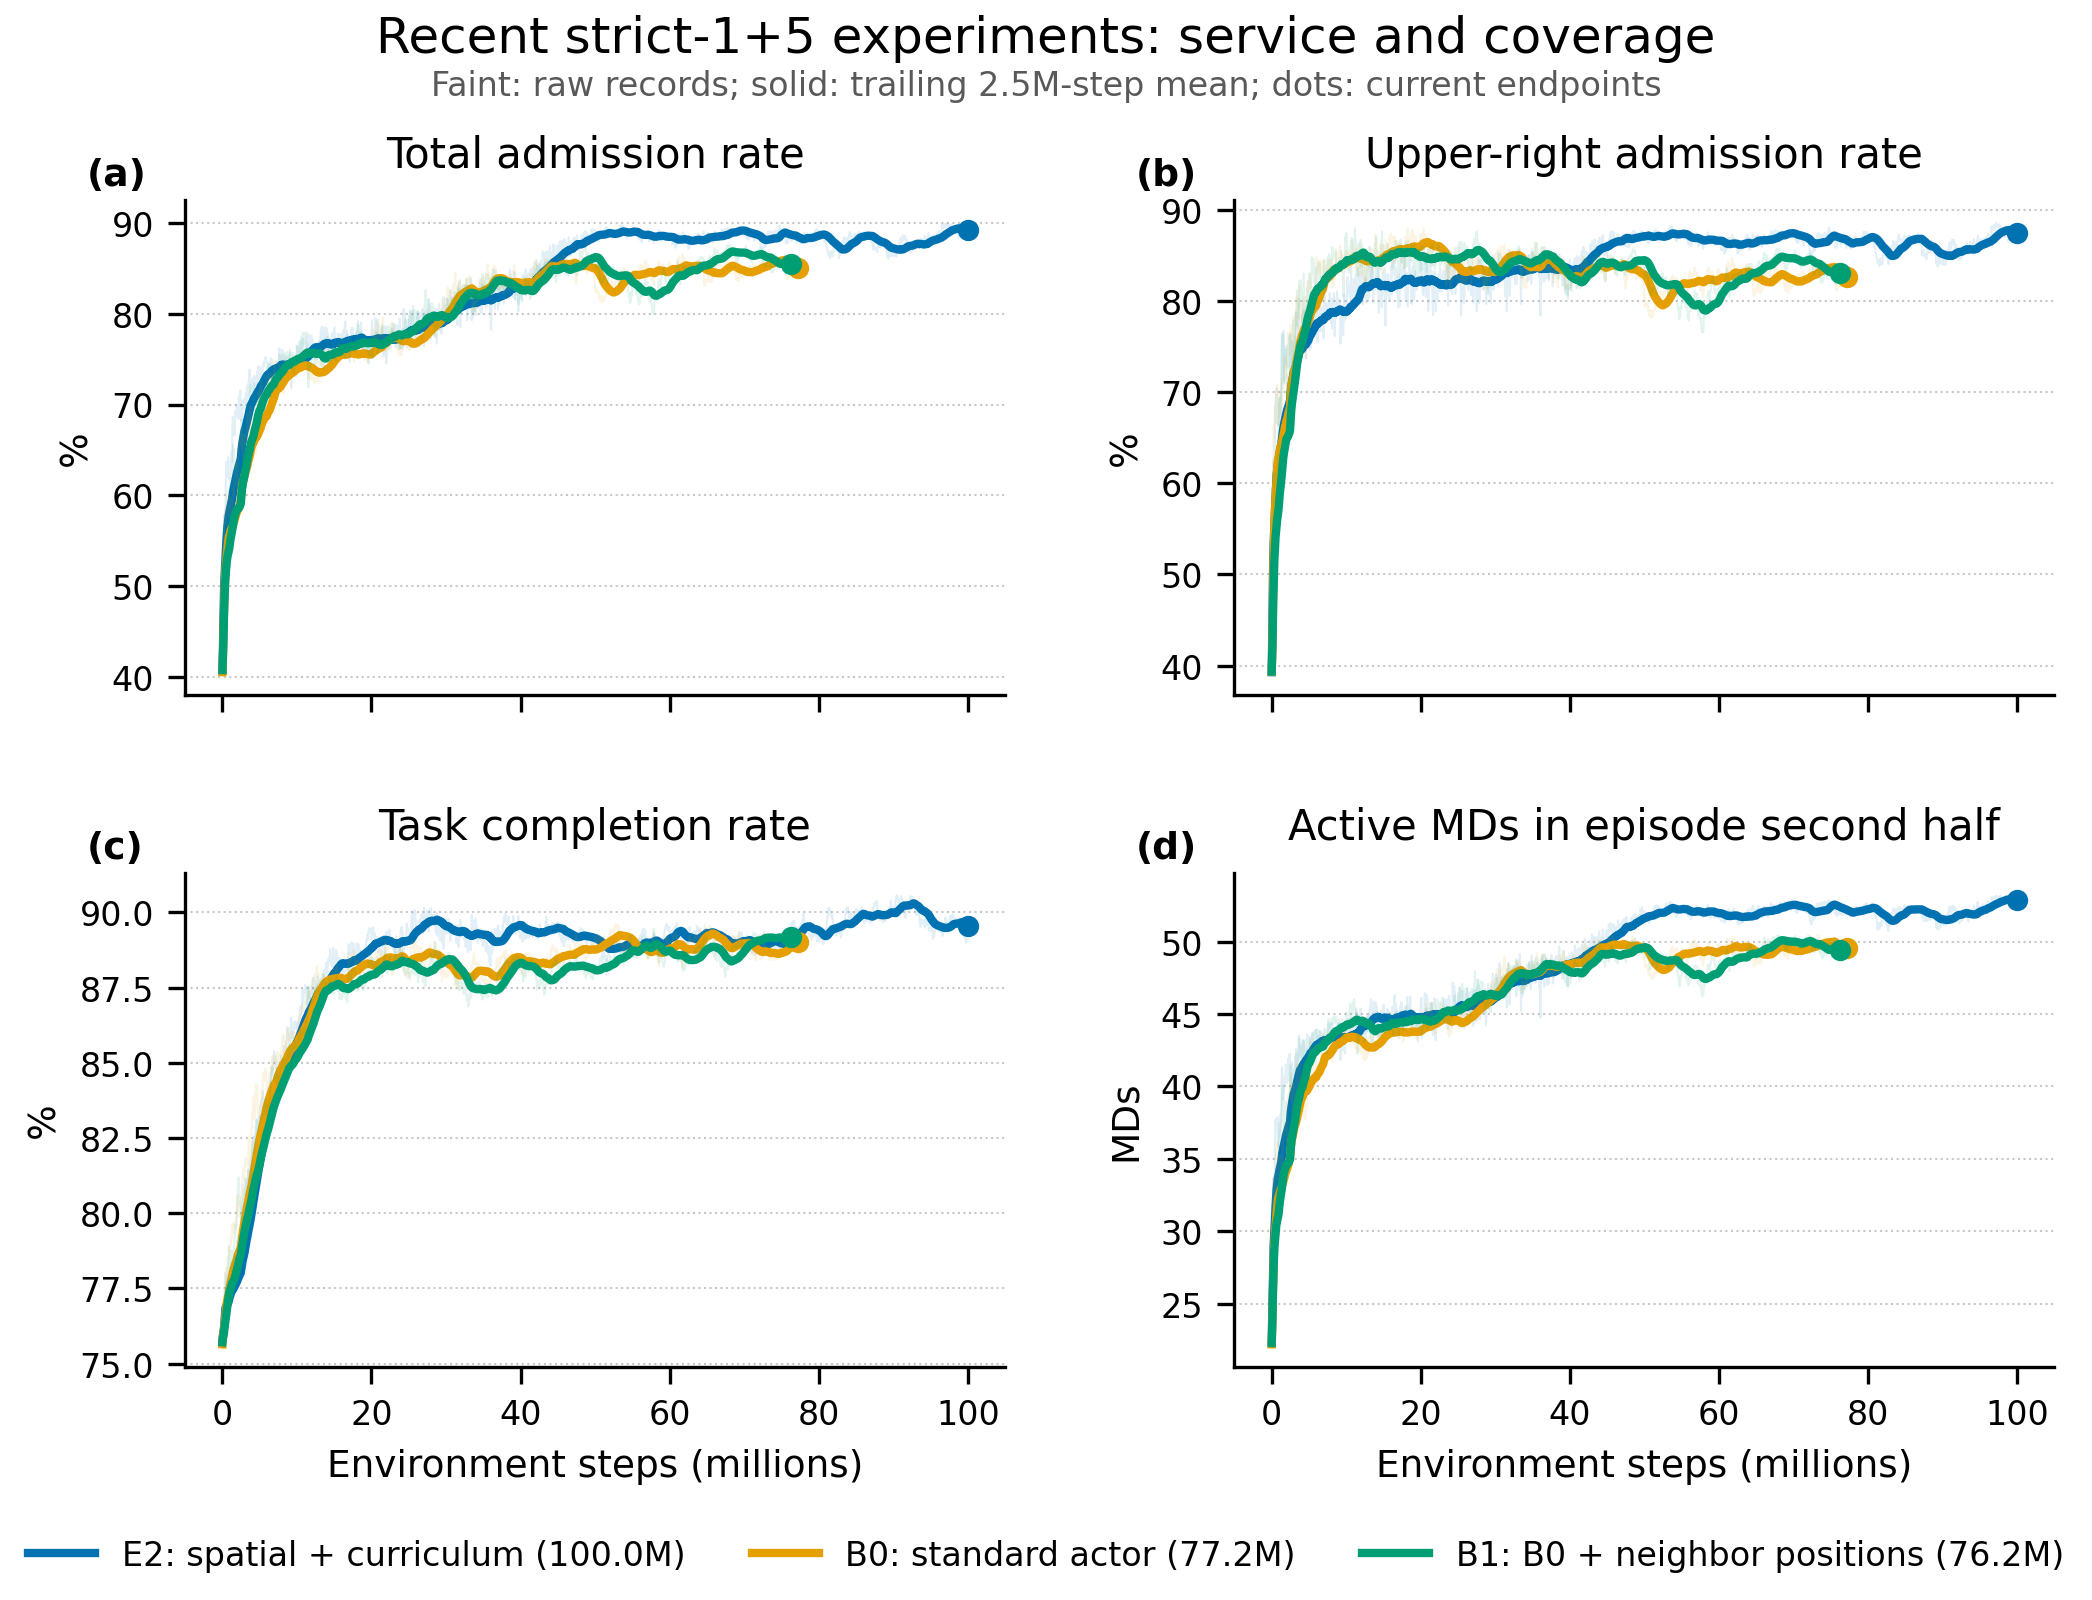

Reproduce this figure in Python.
from pathlib import Path

import matplotlib
matplotlib.use("Agg")
import matplotlib.pyplot as plt
import numpy as np
from tensorboard.backend.event_processing.event_accumulator import EventAccumulator


HERE = Path(__file__).resolve().parent
RESULTS = HERE.parents[3] / "onpolicy" / "scripts" / "results" / "mec" / "mappo"
RUNS = {
    "E2: spatial + curriculum": RESULTS / "regional_dynamic_strict1p5_cartesian_spatialflight_curriculum_e2_seed2_100m_r64_20260727" / "run1" / "logs",
    "B0: standard actor": RESULTS / "regional_dynamic_strict1p5_cartesian_curriculum_distance_b0_seed2_100m_r64_20260728" / "run1" / "logs",
    "B1: B0 + neighbor positions": RESULTS / "regional_dynamic_strict1p5_cartesian_curriculum_distance_neighbor_b1_seed2_100m_r64_20260728" / "run1" / "logs",
}
COLORS = {
    "E2: spatial + curriculum": "#0072B2",
    "B0: standard actor": "#E69F00",
    "B1: B0 + neighbor positions": "#009E73",
}
METRICS = [
    ("agent0/md_admission_ratio", "Total admission rate", 100.0, "%"),
    ("agent0/md_admission_ratio_upper_right", "Upper-right admission rate", 100.0, "%"),
    ("agent0/complete_task_ratio", "Task completion rate", 100.0, "%"),
    ("agent0/average_active_mds_second_half", "Active MDs in episode second half", 1.0, "MDs"),
]


def load_all(log_dir):
    accumulator = EventAccumulator(str(log_dir), size_guidance={"scalars": 0})
    accumulator.Reload()
    return accumulator


def scalar_arrays(accumulator, tag):
    values = accumulator.Scalars(tag)
    return np.asarray([v.step for v in values], dtype=float), np.asarray([v.value for v in values], dtype=float)


def trailing_step_mean(steps, values, span=2_500_000):
    spacing = float(np.median(np.diff(steps))) if len(steps) > 1 else span
    window = max(3, int(round(span / spacing)))
    csum = np.concatenate(([0.0], np.cumsum(values, dtype=float)))
    result = np.empty_like(values, dtype=float)
    for index in range(len(values)):
        start = max(0, index + 1 - window)
        result[index] = (csum[index + 1] - csum[start]) / (index + 1 - start)
    return result


plt.rcParams.update({
    "font.family": "sans-serif", "font.sans-serif": ["DejaVu Sans", "Arial", "Helvetica"],
    "font.size": 9, "axes.titlesize": 10, "axes.titlepad": 8, "axes.labelsize": 9,
    "xtick.labelsize": 8, "ytick.labelsize": 8, "legend.fontsize": 8, "figure.titlesize": 12,
})

accumulators = {name: load_all(path) for name, path in RUNS.items()}
fig, axes = plt.subplots(2, 2, figsize=(7.0, 5.4), sharex=True)
legend_handles, legend_labels = [], []
for metric_index, (tag, ylabel, scale, unit) in enumerate(METRICS):
    ax = axes.flat[metric_index]
    for name, accumulator in accumulators.items():
        steps, values = scalar_arrays(accumulator, tag)
        values = values * scale
        smooth = trailing_step_mean(steps, values)
        x = steps / 1e6
        ax.plot(x, values, color=COLORS[name], alpha=0.11, linewidth=0.5)
        line, = ax.plot(x, smooth, color=COLORS[name], linewidth=2.0)
        ax.scatter(x[-1], smooth[-1], color=COLORS[name], s=17, zorder=4)
        if metric_index == 0:
            legend_handles.append(line)
            legend_labels.append(f"{name} ({x[-1]:.1f}M)")
    ax.set_title(ylabel)
    ax.set_ylabel(unit)
    ax.grid(axis="y", linestyle=":", linewidth=0.5, alpha=0.7)
    ax.spines[["top", "right"]].set_visible(False)
    ax.tick_params(direction="out", length=4)
    ax.text(-0.12, 1.03, f"({chr(97 + metric_index)})", transform=ax.transAxes, fontweight="bold")

for ax in axes[-1, :]:
    ax.set_xlabel("Environment steps (millions)")
fig.suptitle("Recent strict-1+5 experiments: service and coverage", y=0.985)
fig.text(0.5, 0.935, "Faint: raw records; solid: trailing 2.5M-step mean; dots: current endpoints",
         ha="center", fontsize=8, color="0.35")
fig.legend(legend_handles, legend_labels, loc="lower center", bbox_to_anchor=(0.5, 0.005),
           ncol=3, frameon=False)
fig.subplots_adjust(top=0.87, bottom=0.15, hspace=0.36, wspace=0.28, left=0.09, right=0.98)
fig.savefig(HERE / "plot.png", dpi=300, bbox_inches="tight", pad_inches=0.05)
